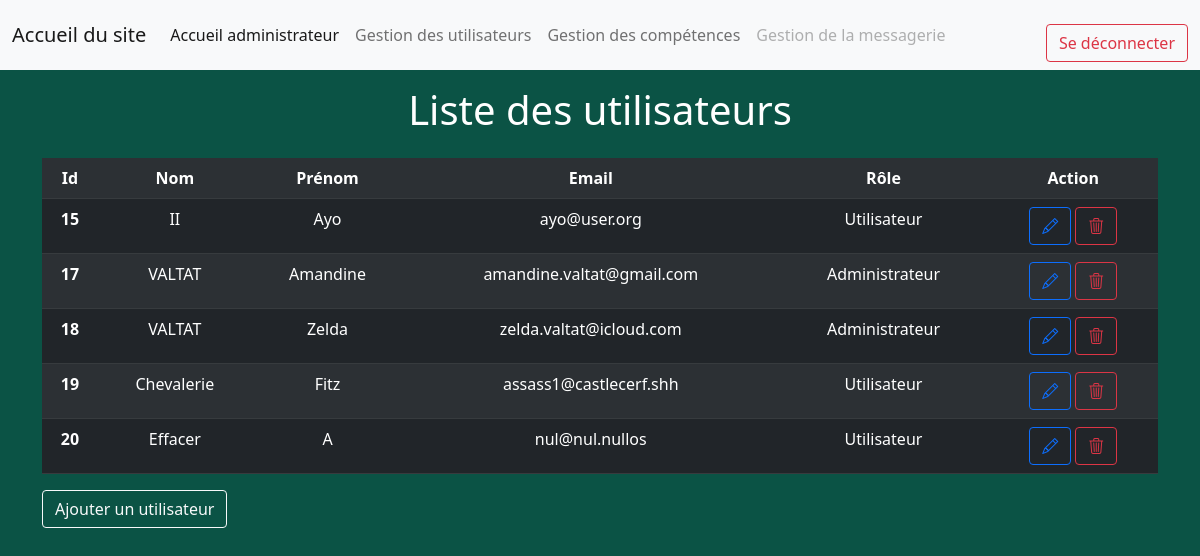
/admin/listUsers.php (signed in), run on the app's committed database.
### tables this page shows
CREATE TABLE IF NOT EXISTS `table_user` (
  `id_user` int NOT NULL AUTO_INCREMENT,
  `nom` varchar(255) NOT NULL,
  `prenom` varchar(255) NOT NULL,
  `email` varchar(255) NOT NULL,
  `password` varchar(255) NOT NULL,
  `role` tinyint(1) NOT NULL,
  PRIMARY KEY (`id_user`),
  UNIQUE KEY `email` (`email`)
);

### admin/listUsers.php (the view, shortened to what this page needs)
<?php
include("../assets/inc/headBack.php");
?>
<?php
include("../assets/inc/headerBack.php");
require("../core/connexion.php");
$sql = "SELECT `id_user`, `nom`, `prenom`, `email`, `role`
            FROM `table_user`
            ";
$query = mysqli_query($connexion, $sql) or die(mysqli_error($connexion));
$users = mysqli_fetch_all($query, MYSQLI_ASSOC);
?>
<main>
    <div class="container">
        <div class="row text-white text-center my-3">
            <h1>Liste des utilisateurs</h1>
        </div>
        <table class="table table-dark table-striped text-center">
            <tr>
                <th scope="col">Id</th>
                <th scope="col">Nom</th>
                <th scope="col">Prénom</th>
                <th scope="col">Email</th>
                <th scope="col">Rôle</th>
                <th scope="col">Action</th>
            </tr>
            <?php
            foreach ($users as $user) {
                echo '<tr>';
                echo '<th scope="row">' . $user["id_user"] . '</th>';
                echo '<td>' . $user["nom"] . '</td>';
                echo '<td>' . $user["prenom"] . '</td>';
                echo '<td>' . $user["email"] . '</td>';
                if ($user["role"] == true) {
                    echo '<td>Administrateur</td>';
                } else {
                    echo '<td>Utilisateur</td>';
                }
                echo '<td>
                        <a class= "btn btn-outline-primary" type="button"  href="../admin/updateUser.php?id_user=' . $user["id_user"] . '"><i class="bi bi-pencil"></i></a>
                                L\'utilisateur ' . $user["prenom"] . ' ' . $user["nom"] . ' ainsi que ses données vont être définitivement supprimées !
                                <a class="btn btn-danger" type="button" href="../admin/deleteUser.php?id_user=' . $user["id_user"] . '"><i class="bi bi-trash3"></i>Allez on supprime !</a>
                        <a class="btn btn-outline-danger" data-bs-toggle="modal" href="#exampleModalToggle" role="button"><i class="bi bi-trash3"></i></a>
                    </td>';
                echo '</tr>';
            }
            ?>
        </table>
        <a class="btn btn-outline-light" href="http://localhost/la_manu/sitePhpProcedural/admin/createUser.php">Ajouter
            un utilisateur</a>
    </div>
</main>
<?php
include("../assets/inc/footerBack.php");
?>

### assets/inc/headBack.php (shortened to what this page needs)
<!DOCTYPE html>
<html lang="en">
<head>
    <link href="https://cdn.jsdelivr.net/npm/bootstrap@5.1.3/dist/css/bootstrap.min.css" rel="stylesheet">
    <link rel="stylesheet" href="https://cdn.jsdelivr.net/npm/bootstrap-icons@1.10.2/font/bootstrap-icons.css">
    <link rel="stylesheet" href="http://localhost/la_manu/sitePhpProcedural/assets/css/styleBack.css">

### assets/inc/headerBack.php (shortened to what this page needs)
</head>
<body>
    <header>
        <nav class="navbar navbar-expand-lg navbar-light bg-light">
            <div class="container-fluid">
                <a class="navbar-brand" href="http://localhost/la_manu/sitePhpProcedural/">Accueil du site</a>
                <div class="collapse navbar-collapse" id="navbarSupportedContent">
                    <ul class="navbar-nav me-auto mb-2 mb-lg-0">
                        <li class="nav-item">
                            <a class="nav-link active" aria-current="page" href="http://localhost/la_manu/sitePhpProcedural/admin/accueilAdmin.php">Accueil administrateur</a>
                        </li>
                        <li class="nav-item">
                            <a class="nav-link" href="http://localhost/la_manu/sitePhpProcedural/admin/listUsers.php">Gestion des utilisateurs</a>
                        </li>
                        <li class="nav-item">
                            <a class="nav-link" href="http://localhost/la_manu/sitePhpProcedural/admin/createCompetence.php">Gestion des compétences</a>
                        </li>
                        <li class="nav-item">
                            <a class="nav-link disabled">Gestion de la messagerie</a>
                        </li>
                    </ul>
                <form class ="form-group" action="../core/userController.php" method="post">
                <button class="btn btn-outline-danger mt-3" type="submit" name="execute" value="log-out">Se déconnecter</button>
                </form>
                </div>
            </div>
        </nav>
    </header>

### assets/inc/footerBack.php (shortened to what this page needs)
</body>
</html>

### assets/css/StyleBack.css (style rules this page uses)
body { background-color: #0B5345; }

### data on the page
table_user: id_user "15", nom "II", prenom "Ayo", email "ayo@user.org", role "Utilisateur"
table_user: id_user "17", nom "VALTAT", prenom "Amandine", email "amandine.valtat@gmail.com", role "Administrateur"
table_user: id_user "18", nom "VALTAT", prenom "Zelda", email "zelda.valtat@icloud.com", role "Administrateur"
table_user: id_user "19", nom "Chevalerie", prenom "Fitz", email "assass1@castlecerf.shh", role "Utilisateur"
table_user: id_user "20", nom "Effacer", prenom "A", email "nul@nul.nullos", role "Utilisateur"
